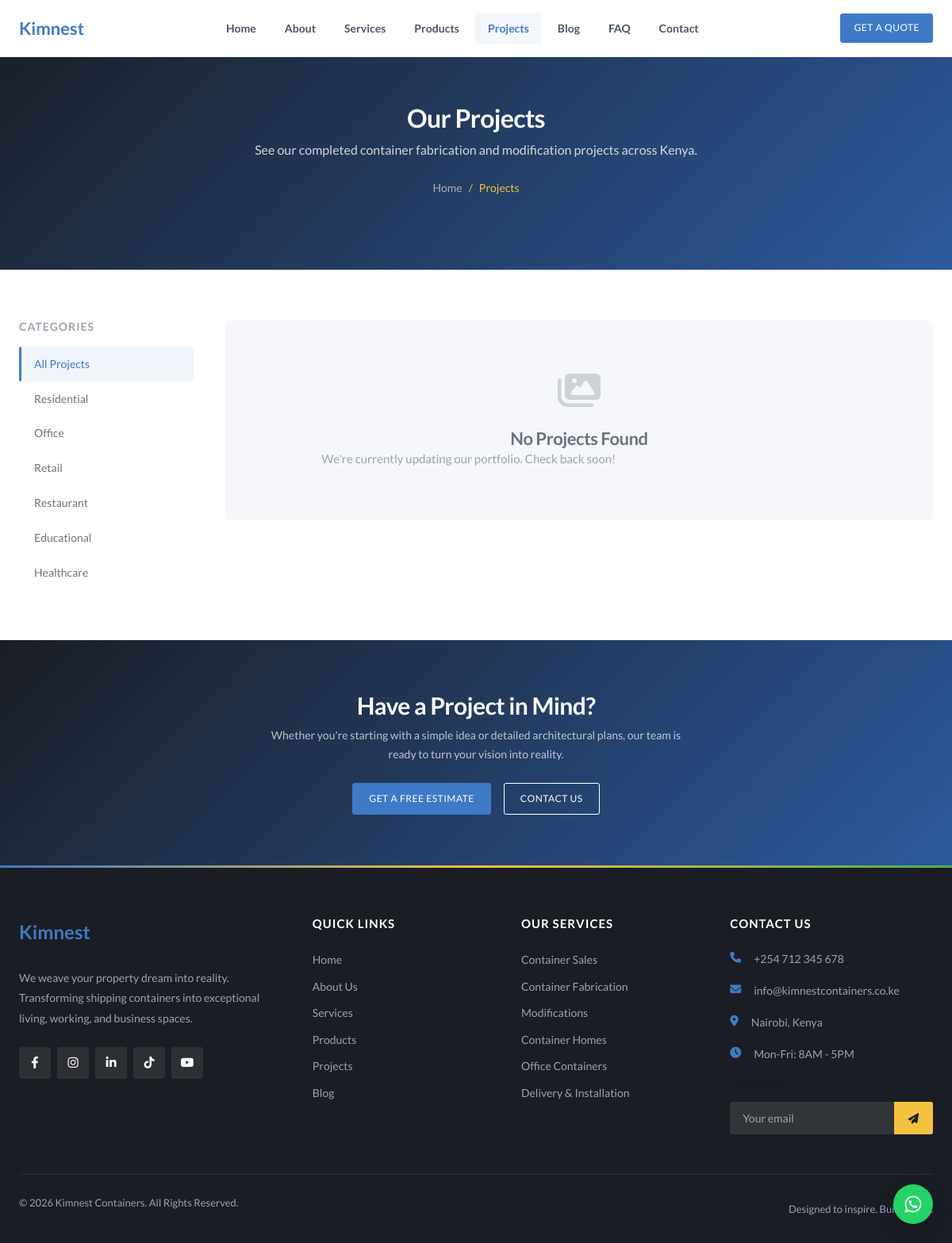
The app's page /projects with its own data.
### tables this page shows
CREATE TABLE site_content (
    id INT AUTO_INCREMENT PRIMARY KEY,
    page_slug VARCHAR(50) NOT NULL,
    section_key VARCHAR(50) NOT NULL,
    content_key VARCHAR(100) NOT NULL,
    content_value LONGTEXT,
    content_type ENUM('text', 'textarea', 'html', 'image') DEFAULT 'text',
    is_visible TINYINT(1) DEFAULT 1,
    created_at TIMESTAMP DEFAULT CURRENT_TIMESTAMP,
    updated_at TIMESTAMP DEFAULT CURRENT_TIMESTAMP ON UPDATE CURRENT_TIMESTAMP,
    UNIQUE KEY unique_content (page_slug, section_key, content_key)
);

CREATE TABLE site_settings (
    id INT AUTO_INCREMENT PRIMARY KEY,
    setting_key VARCHAR(100) NOT NULL UNIQUE,
    setting_value TEXT,
    created_at TIMESTAMP DEFAULT CURRENT_TIMESTAMP,
    updated_at TIMESTAMP DEFAULT CURRENT_TIMESTAMP ON UPDATE CURRENT_TIMESTAMP
);

### includes/functions.php (called while the page is built, shortened)
<?php
require_once __DIR__ . '/db.php';
function getContent($page, $section, $key, $default = '') {
    global $pdo;
    $stmt = $pdo->prepare("SELECT content_value, content_type, is_visible FROM site_content WHERE page_slug = ? AND section_key = ? AND content_key = ?");
    $stmt->execute([$page, $section, $key]);
    $result = $stmt->fetch();
    $value = $result['content_value'];
    $type = $result['content_type'] ?? 'text';
    if ($type === 'textarea') {
        $value = strip_tags($value);
        $value = trim($value);
    }
    return $value;
}
function getSetting($key, $default = '') {
    global $pdo;
    $stmt = $pdo->prepare("SELECT setting_value FROM site_settings WHERE setting_key = ?");
    $stmt->execute([$key]);
    $result = $stmt->fetch();
    return $result ? $result['setting_value'] : $default;
}

### pages/projects.php (the view, shortened to what this page needs)
<?php
include __DIR__ . '/../includes/header.php';
$projects = getProjectsByCategory();
$categories = ['Residential', 'Office', 'Retail', 'Restaurant', 'Educational', 'Healthcare'];
$category = isset($_GET['cat']) ? sanitize($_GET['cat']) : null;
$heroBg = getContent('projects', 'hero', 'bg_image', '');
$heroOverlay = getContent('projects', 'hero', 'overlay_color', '#1a2e4a');
$heroDesc = getContent('projects', 'hero', 'description', '');
?>
<section class="page-banner page-banner--tall" <?php if (!empty($heroBg)): ?>style="background-image: linear-gradient(<?= $heroOverlay ?>dd, <?= $heroOverlay ?>ee), url(<?= BASE_URL ?>/<?= htmlspecialchars($heroBg) ?>); background-size: cover; background-position: center;"<?php endif; ?>>
    <div class="container">
        <h1>Our Projects</h1>
        <?php if (!empty($heroDesc)): ?>
            <p class="page-banner__desc"><?= htmlspecialchars($heroDesc) ?></p>
        <?php endif; ?>
        <div class="breadcrumb">
            <a href="<?= BASE_URL ?>/">Home</a> <span>/</span> <span>Projects</span>
        </div>
    </div>
</section>
<section class="section">
    <div class="container">
        <div class="projects-layout">
            <aside class="projects-sidebar">
                <h3>Categories</h3>
                <ul class="projects-sidebar__list">
                    <li><a href="<?= BASE_URL ?>/projects" class="<?= !$category ? 'active' : '' ?>">All Projects</a></li>
                    <?php foreach ($categories as $cat): ?>
                        <li><a href="<?= BASE_URL ?>/projects?cat=<?= urlencode($cat) ?>" class="<?= $category === $cat ? 'active' : '' ?>"><?= $cat ?></a></li>
                    <?php endforeach; ?>
                </ul>
            </aside>
            <div class="projects-main">
                <?php if (empty($projects)): ?>
                    <div class="projects-empty">
                        <i class="fas fa-images"></i>
                        <h3>No Projects Found</h3>
                        <p>We're currently updating our portfolio. Check back soon!</p>
                    </div>
                <?php endif; ?>
            </div>
        </div>
    </div>
</section>
<section class="section cta-section">
    <div class="container">
        <div class="cta-content">
            <h2>Have a Project in Mind?</h2>
            <p>Whether you're starting with a simple idea or detailed architectural plans, our team is ready to turn your vision into reality.</p>
            <div class="cta-btns">
                <a href="<?= BASE_URL ?>/request-quote" class="btn btn-primary btn-lg">Get a Free Estimate</a>
                <a href="<?= BASE_URL ?>/contact" class="btn btn-outline btn-lg">Contact Us</a>
            </div>
        </div>
    </div>
</section>
<?php include __DIR__ . '/../includes/footer.php'; ?>

### includes/footer.php (shortened to what this page needs)
    </main>
    <footer class="footer">
        <div class="container">
            <div class="footer-grid">
                <div class="footer-col">
                    <a href="<?= BASE_URL ?>/" class="footer-logo">
                        <span class="logo-text">Kim<span>nest</span></span>
                    </a>
                    <p><?= htmlspecialchars(getSetting('site_tagline', 'We weave your property dream into reality. Transforming shipping containers into exceptional living, working, and business spaces.')) ?></p>
                    <div class="social-links">
                        <a href="<?= getSetting('facebook_url', '#') ?>" target="_blank"><i class="fab fa-facebook-f"></i></a>
                        <a href="<?= getSetting('instagram_url', '#') ?>" target="_blank"><i class="fab fa-instagram"></i></a>
                        <a href="<?= getSetting('linkedin_url', '#') ?>" target="_blank"><i class="fab fa-linkedin-in"></i></a>
                        <a href="<?= getSetting('tiktok_url', '#') ?>" target="_blank"><i class="fab fa-tiktok"></i></a>
                        <a href="<?= getSetting('youtube_url', '#') ?>" target="_blank"><i class="fab fa-youtube"></i></a>
                    </div>
                </div>
                <div class="footer-col">
                    <h3>Quick Links</h3>
                    <ul class="footer-links">
                        <li><a href="<?= BASE_URL ?>/">Home</a></li>
                        <li><a href="<?= BASE_URL ?>/about">About Us</a></li>
                        <li><a href="<?= BASE_URL ?>/services">Services</a></li>
                        <li><a href="<?= BASE_URL ?>/products">Products</a></li>
                        <li><a href="<?= BASE_URL ?>/projects">Projects</a></li>
                        <li><a href="<?= BASE_URL ?>/blog">Blog</a></li>
                    </ul>
                </div>
                <div class="footer-col">
                    <h3>Our Services</h3>
                    <ul class="footer-links">
                        <li><a href="<?= BASE_URL ?>/services#sales">Container Sales</a></li>
                        <li><a href="<?= BASE_URL ?>/services#fabrication">Container Fabrication</a></li>
                        <li><a href="<?= BASE_URL ?>/services#modifications">Modifications</a></li>
                        <li><a href="<?= BASE_URL ?>/services#homes">Container Homes</a></li>
                        <li><a href="<?= BASE_URL ?>/services#offices">Office Containers</a></li>
                        <li><a href="<?= BASE_URL ?>/services#delivery">Delivery & Installation</a></li>
                    </ul>
                </div>
                <div class="footer-col">
                    <h3>Contact Us</h3>
                    <ul class="footer-contact">
                        <li><i class="fas fa-phone"></i> <?= getSetting('site_phone', SITE_PHONE) ?></li>
                        <li><i class="fas fa-envelope"></i> <?= getSetting('site_email', SITE_EMAIL) ?></li>
                        <li><i class="fas fa-map-marker-alt"></i> <?= getSetting('site_address', 'Nairobi, Kenya') ?></li>
                        <li><i class="fas fa-clock"></i> Mon-Fri: 8AM - 5PM</li>
                    </ul>
                    <div class="newsletter">
                        <h4>Newsletter</h4>
                        <form class="newsletter-form" id="newsletterForm" action="<?= BASE_URL ?>/api/newsletter.php">
                            <input type="email" name="email" placeholder="Your email" required>
                            <button type="submit"><i class="fas fa-paper-plane"></i></button>
                        </form>
                    </div>
                </div>
            </div>
            <div class="footer-bottom">
                <p>&copy; <?= date('Y') ?> <?= SITE_NAME ?>. All Rights Reserved.</p>
                <p>Designed to inspire. Built to last.</p>
            </div>
        </div>
    </footer>
    <a href="https://wa.me/<?= getSetting('site_whatsapp', SITE_WHATSAPP) ?>" class="whatsapp-float" target="_blank">
        <i class="fab fa-whatsapp"></i>
    </a>
</body>
</html>

### records on screen
site_content: content_value "See our completed container fabrication and modification projects across Kenya."
site_settings: setting_value "We weave your property dream into reality. Transforming shipping containers into exceptional living, working, and business spaces."
site_settings: setting_value "+254 712 345 678"
site_settings: setting_value "info@kimnestcontainers.co.ke"
site_settings: setting_value "Nairobi, Kenya"

### other values on screen
$cat "Residential"
$cat "Office"
$cat "Retail"
$cat "Restaurant"
$cat "Educational"
$cat "Healthcare"
SITE_NAME "Kimnest Containers"
